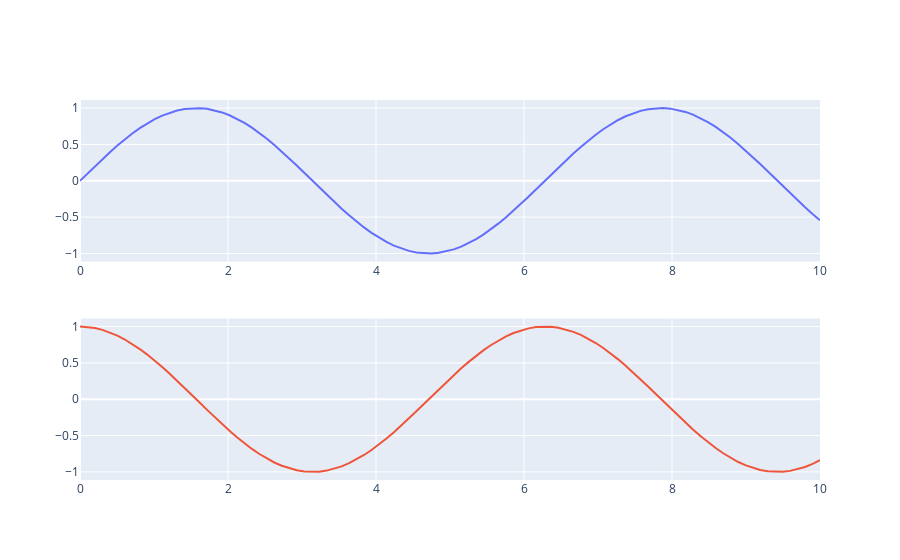

Source (notebook cell):
### Markdown cell above
No Plotly, podemos criar subgráficos em uma única figura utilizando a função `make_subplots`, permitindo organizar múltiplos gráficos em uma estrutura personalizada:

### Code cell
from plotly.subplots import make_subplots

fig = make_subplots(rows=2, cols=1)

fig.add_trace({'x':x, 'y':np.sin(x)}, row=1, col=1)
fig.add_trace({'x':x, 'y':np.cos(x)}, row=2, col=1)
fig.update_layout(showlegend=False)

fig
